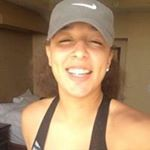
#> input picture trying open_cv/puertorican/17596517_278068185970813_5122850219720966144_a.jpg, 150 x 150 px; its folder holds only this picture in this run
$ python facedetectionrectangles.py
#> lines starting #> are read from the running program, lines starting #| are printed output that depends on the picture; after the words box and inside, x2 and y2 are one past the last pixel; in counts of white or black regions, pixels touching at a corner belong together
# -*- coding: utf-8 -*-
"""
Created on Mon Apr  6 14:33:08 2020

@author: Casey
"""


import numpy as np
import cv2
import os


photoArr = []

directory = r'C:\Users\Casey\puertorican'
for filename in os.listdir(directory):
    if filename.endswith(".jpg") or filename.endswith(".png"):
        print(os.path.join(directory, filename))
        photoArr.append(filename)
    else:
        continue


image = input('what is the name of your image? ')
#> the answer given: puertorican/17596517_278068185970813_5122850219720966144_a.jpg

face_cascade = cv2.CascadeClassifier('haarcascade_frontalface_default.xml')
eye_cascade = cv2.CascadeClassifier('haarcascade_eye.xml')


img = cv2.imread(image)
#> img is the input picture: shape (150, 150, 3); mean B, G, R 99.1, 131.7, 161.3
gray = cv2.cvtColor(img, cv2.COLOR_BGR2GRAY)
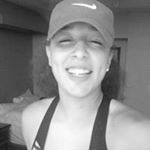
#> gray: shape (150, 150); min 26, max 254, mean 136.8

faces = face_cascade.detectMultiScale(gray, 1.3, 5)
#> faces = [[42, 16, 76, 76]]
for (x,y,w,h) in faces:
    img = cv2.rectangle(img,(x,y),(x+w,y+h),(255,0,0),2)
    roi_gray = gray[y:y+h, x:x+w]
    roi_color = img[y:y+h, x:x+w]
    eyes = eye_cascade.detectMultiScale(roi_gray)
    for (ex,ey,ew,eh) in eyes:
        cv2.rectangle(roi_color,(ex,ey),(ex+ew,ey+eh),(0,255,0),2)
#> this loop made 1 pass
#> pass 1, `img = cv2.rectangle(img,(x,y),(x+w,y+h),(255,0,0),2)`:
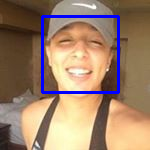
#> img: shape (150, 150, 3); 4.04% of pixels changed, all inside (x1, y1, x2, y2) = (41, 15, 120, 94)
#> pass 1, `roi_gray = gray[y:y+h, x:x+w]`:
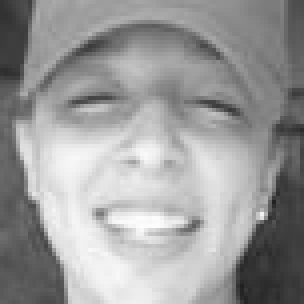
#> roi_gray: shape (76, 76) (shown 4 times larger); min 33, max 253, mean 155.2
#> pass 1, `roi_color = img[y:y+h, x:x+w]`:
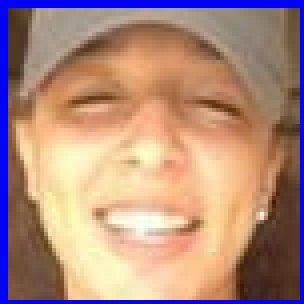
#> roi_color: shape (76, 76, 3) (shown 4 times larger); mean B, G, R 126.7, 139.5, 175.7

#> (the run stopped early here; a loop or call above may not have finished)

$ run again, on trying open_cv/puertorican/91488789_908672206247142_4567080010975347037_n.jpg
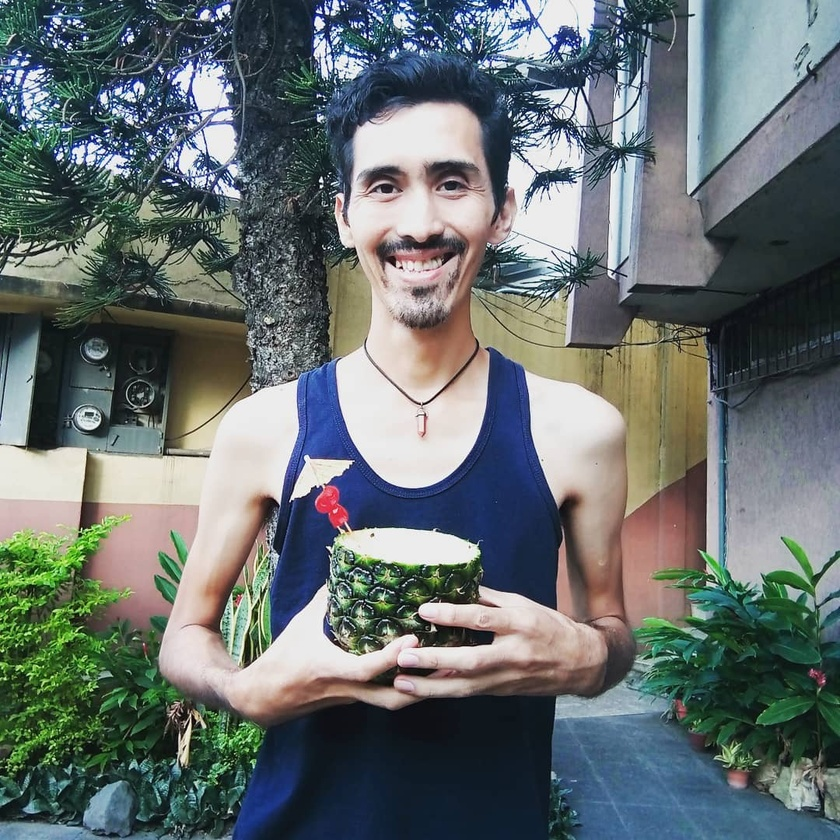
#> input picture trying open_cv/puertorican/91488789_908672206247142_4567080010975347037_n.jpg, 840 x 840 px, shrunk from 1080 x 1080 before the run
#> img is the input picture: shape (840, 840, 3); mean B, G, R 112, 111.6, 102.7
#> `gray = cv2.cvtColor(img, cv2.COLOR_BGR2GRAY)`:
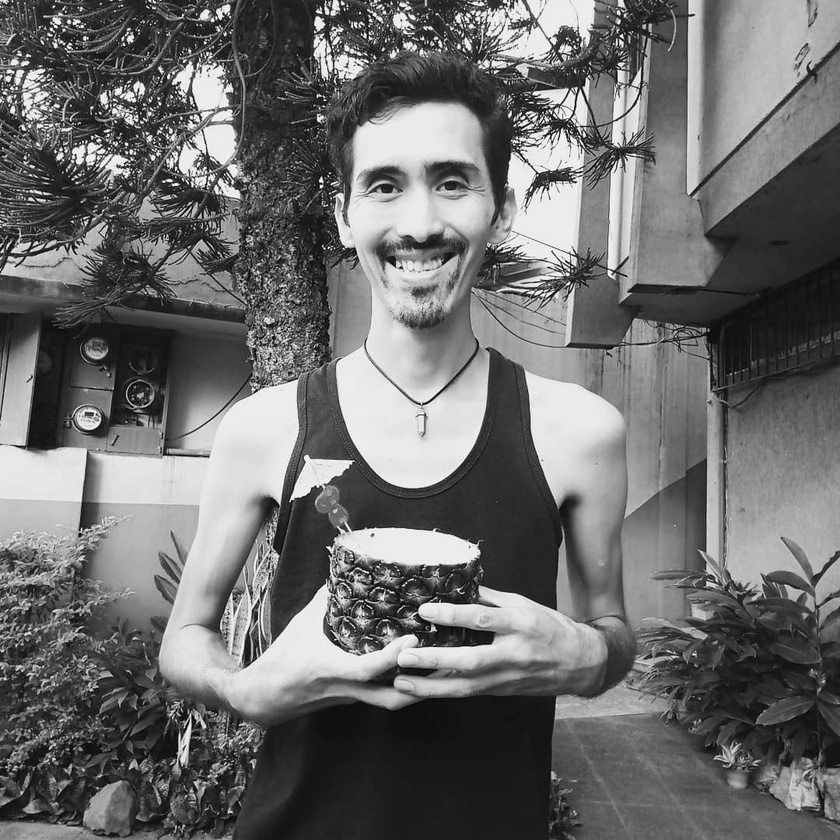
#> gray: shape (840, 840); min 0, max 255, mean 109
#> faces = [[309, 98, 219, 219]]
#> the loop `for (x,y,w,h) in faces:` made 1 pass
#> (x, y, w, h, eyes) on pass 1: (309, 98, 219, 219, [[69, 152, 27, 27], [114, 59, 52, 52], [50, 62, 50, 50]])
#> after the loop `for (x,y,w,h) in faces:`:
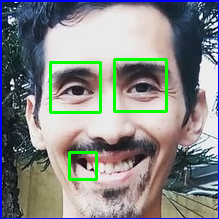
#> roi_color: shape (219, 219, 3); mean B, G, R 135, 136.1, 133.2
